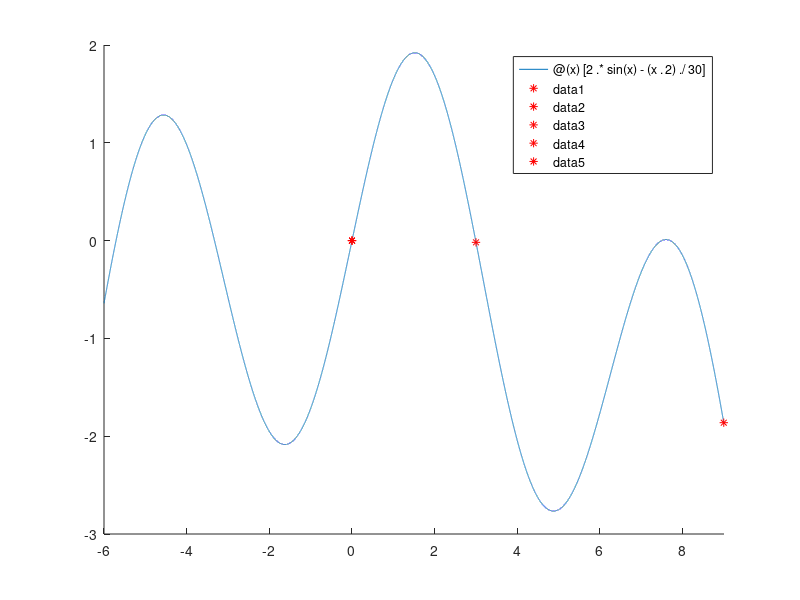

Here is the MATLAB script that generated this plot:
clear all; 
close all; 

%% Set up initial conditions and variables
% Given bracketing interval 
br_int = [ -6 -3; -3 0; 0 3; 3 6; 6 9];

%Our given function
f = @(x) [2.*sin(x)-(x.^2)./30] ;

range = -6:9; 
hold on;
fplot(f, [-6, 9]);

%compute the golden ration
golden = (sqrt(5) - 1)./2 ;
epsilon = 0.001;


%% Golden Section Search

% first loop goes through the given bracketing intervals
for i = 1: length(br_int);
    xup = br_int(i,2); % load x upper guess starting points
    xlow = br_int(i,1); % x lower guess starting points
    
    d = golden * (xup - xlow); % difference between the upper and lower bound * golden ratio
    x1 = xlow + d; %potential new upper value
    x2 = xup - d; %potential new lower value
    
    count = 0; %resets the count variable for the next set
    xopt = 0; %resets the output value
    
    % second loop goes through the golden search method iteratively
    while (abs(xlow-xup) / xlow> epsilon)
        count = count +1; %counts the number of iterations before epsilon is hit 
        f(x2);
        f(x1); 
       
        d= golden*(xup-xlow); %compute the difference
        
        %comparison statements
        
        %change the upper value only (xlow=xlow)
        if (f(x2)>f(x1)); 
            xup = x1;
            x1 = x2;
                
            %shrink the interval
            x2=xup-d;

            %incase this is the last iteration, put this value in output
            xopt = xup; 
            
        % change the lower value only (xup = xup)
        else (f(x1)>f(x2));
            xlow = x2;
            x2 = x1;

            %shrink the interval
            x1 = xlow + d;
            
            %incase this is the last iteration, put this value in output
            xopt = xlow; 
        end
    end
    
% Place final results into the table
% xopt = location of min or max
% fm_out = function value of the min or max
% count = number of function evaluations needed to find max or min


 fin(i,1) = xopt;
 fin(i,2) = f(xopt);
 fin(i,3) = count;
 
 plot (xopt, f(xopt), '*r')
 
end
hold off

fprintf('    xopt     f(xopt)     N   \n');
fin

